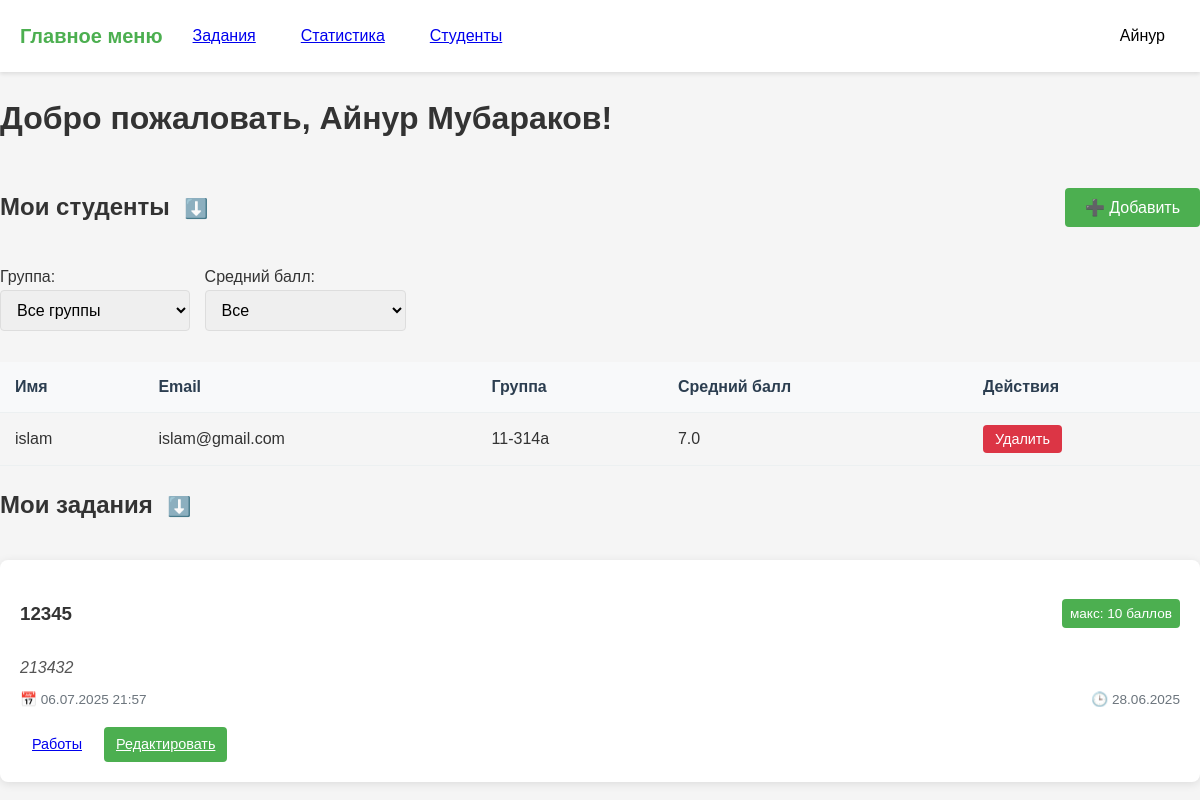
The page /dashboard (signed in) on the database its author committed.
### models.py (models this page shows)
class User(UserMixin, db.Model):
    id = db.Column(db.Integer, primary_key=True)
    name = db.Column(db.String(150))
    email = db.Column(db.String(150), unique=True)
    password = db.Column(db.String(150))
    role = db.Column(db.String(50))  # 'student' or 'teacher'
    group = db.Column(db.String(50))
    first_name = db.Column(db.String(150))
    last_name = db.Column(db.String(150))
    age = db.Column(db.Integer)
    gender = db.Column(db.String(10))  # 'male', 'female', 'other'
    students = db.relationship(
        'User',
        secondary=teacher_student,
        primaryjoin=(id == teacher_student.c.teacher_id),
        secondaryjoin=(id == teacher_student.c.student_id),
        backref=db.backref('teachers', lazy='dynamic'),
        lazy='dynamic'
    )

class Assignment(db.Model):
    id = db.Column(db.Integer, primary_key=True)
    title = db.Column(db.String(100), nullable=False)
    description = db.Column(db.Text, nullable=False)
    deadline = db.Column(db.DateTime)
    max_score = db.Column(db.Integer, default=10)
    teacher_id = db.Column(db.Integer, db.ForeignKey('user.id'))
    created_at = db.Column(db.DateTime, default=datetime.utcnow)
    submissions = db.relationship('Submission', backref='assignment', lazy=True)
    questions = db.relationship('Question', backref='assignment', cascade='all, delete-orphan', lazy=True)

### main.py (the view, shortened to what this page needs)
@main.route('/dashboard')
@login_required
def dashboard():
    if current_user.role == 'teacher':
        students = User.query.filter_by(role='student').all()
        assignments = Assignment.query.filter_by(teacher_id=current_user.id).all()
        avg_scores = {}
        for student in students:
            submissions = Submission.query.filter_by(student_id=student.id).all()
            scores = [s.score for s in submissions if s.score is not None]
            avg_scores[student.id] = round(sum(scores) / len(scores), 2) if scores else None
        return render_template(
            'teacher_dashboard.html',
            students=students,
            assignments=assignments,
            avg_scores=avg_scores,  # <——— вот оно!
            current_user=current_user,
            all_groups=[],           # если используешь фильтрацию по группам, передай актуально
            group_filter='',
            score_filter=''
        )

### app.py (called while the page is built)
def create_app():
    app = Flask(__name__)
    app.config['SECRET_KEY'] = 'your_secret_key'
    app.config['SQLALCHEMY_DATABASE_URI'] = 'sqlite:///data.db'
    app.config['SQLALCHEMY_TRACK_MODIFICATIONS'] = False
    app.config['TEMPLATES_AUTO_RELOAD'] = True
    db.init_app(app)
    login_manager.init_app(app)
    login_manager.login_view = 'auth.login'
    from models import User
    @login_manager.user_loader
    def load_user(user_id):
        return User.query.get(int(user_id))
    from auth import auth as auth_blueprint
    app.register_blueprint(auth_blueprint)
    from main import main as main_blueprint
    app.register_blueprint(main_blueprint)
    return app

### templates/teacher_dashboard.html (shortened to what this page needs)
<!DOCTYPE html>
<html lang="ru">
<head>
    <link rel="stylesheet" href="../static/style.css">
</head>
<body>
    <header class="header">
        <nav class="navbar">
            <div class="nav-left">
                <a href="{{ url_for('main.dashboard') }}" class="logo">Главное меню</a>
                <a href="{{ url_for('main.assignments_list') }}" class="nav-btn tasks-btn">Задания</a>
                <a href="{{ url_for('main.statistics') }}" class="nav-btn stats-btn">Статистика</a>
                <a href="{{ url_for('main.students') }}" class="nav-btn">Студенты</a>
            </div>
            <div class="nav-right">
                <div class="profile-dropdown">
                    <button class="nav-btn profile-btn">{{ current_user.name }}</button>
                </div>
            </div>
        </nav>
    </header>
    <main>
        <h1>Добро пожаловать, {{ current_user.name }} {{ current_user.last_name }}!</h1>
        <div class="teacher-content">
            <div class="students-section mt-3">
                <div style="display: flex; justify-content: space-between; align-items: center; cursor: pointer;" onclick="toggleStudentsBlock()">
                    <div>
                        <h2 style="display: inline-block;">Мои студенты</h2>
                        <span id="studentsArrow" style="font-size: 1.2rem; margin-left: 10px;">⬇️</span>
                    </div>
                    <button class="btn btn-primary" onclick="event.stopPropagation(); toggleAddForm();">➕ Добавить</button>
                </div>
                <div id="studentsBlock" style="display: block;">
                    <form method="get" class="filter-section" style="display: flex; gap: 15px; align-items: flex-end; margin: 18px 0 15px 0;">
                        <div>
                            <label for="group">Группа:</label>
                            <select name="group" id="group" class="form-input" onchange="this.form.submit()">
                                <option value="">Все группы</option>
                            </select>
                        </div>
                        <div>
                            <label for="score">Средний балл:</label>
                            <select name="score" id="score" class="form-input" onchange="this.form.submit()">
                                <option value="">Все</option>
                            </select>
                        </div>
                    </form>
                    <div class="students-table-container mt-2">
                        <table class="students-table" id="studentsTable">
                            <thead>
                                <tr>
                                    <th>Имя</th>
                                    <th>Email</th>
                                    <th>Группа</th>
                                    <th>Средний балл</th>
                                    <th>Действия</th>
                                </tr>
                            </thead>
                            <tbody>
                                {% for student in students %}
                                <tr>
                                    <td>{{ student.name }}</td>
                                    <td>{{ student.email }}</td>
                                    <td>{{ student.group if student.group else '—' }}</td>
                                    <td>
                                        {% if avg_scores[student.id] is not none %}
                                            {{ avg_scores[student.id] }}
                                        {% else %}
                                            —
                                        {% endif %}
                                    </td>
                                    <td>
                                        <form method="POST" action="{{ url_for('main.delete_student', student_id=student.id) }}" onsubmit="return confirm('Удалить этого студента?');">
                                            <button type="submit" class="btn btn-danger btn-small">Удалить</button>
                                        </form>
                                    </td>
                                </tr>
                                {% endfor %}
                            </tbody>
                        </table>
                    </div>
                </div>
            </div>
            <div class="assignments-section">
                <div class="section-header" onclick="toggleDashboardAssignments()" style="cursor: pointer;">
                    <h2 style="display: inline-block;">Мои задания</h2>
                    <span id="arrow" style="font-size: 1.2rem; margin-left: 10px;">⬇️</span>
                </div>
                <div id="dashboardAssignments" class="assignments-list mt-2" style="display: block;">
                    {% for assignment in assignments %}
                    <div class="assignment-card">
                        <div class="card-header">
                            <h3>{{ assignment.title }}</h3>
                            <span class="score-label">макс: {{ assignment.max_score }} баллов</span>
                        </div>
                        <p class="assignment-description">{{ assignment.description }}</p>
                        <div class="assignment-meta">
                            <span class="deadline">📅 {{ assignment.deadline.strftime('%d.%m.%Y %H:%M') if assignment.deadline else 'Без срока' }}</span>
                            <span class="created-at">🕒 {{ assignment.created_at.strftime('%d.%m.%Y') }}</span>
                        </div>
                        <div class="assignment-actions">
                            <a href="{{ url_for('main.view_submissions', assignment_id=assignment.id) }}" class="btn btn-small">Работы</a>
                            <a href="{{ url_for('main.edit_assignment', assignment_id=assignment.id) }}" class="btn btn-small btn-primary">Редактировать</a>
                        </div>
                    </div>
                    {% endfor %}
                </div>
            </div>
        </div>
    </main>
</body>
</html>

### static/style.css (style rules this page uses)
:root { --primary-color: #4CAF50; --primary-hover: #45a049; --danger-color: #dc3545; --danger-hover: #c82333; --text-color: #333; --light-gray: #f8f9fa; --medium-gray: #e9ecef; --dark-gray: #6c757d; --shadow: 0 2px 10px rgba(0, 0, 0, 0.1); }
body { margin: 0; font-family: 'Arial', sans-serif; background-color: #f5f5f5; color: var(--text-color); line-height: 1.6; }
.navbar { display: flex; justify-content: space-between; align-items: center; padding: 15px 20px; background-color: white; box-shadow: 0 2px 4px rgba(0, 0, 0, 0.1); }
.nav-left, .nav-right { display: flex; align-items: center; gap: 15px; }
.logo { font-size: 1.25rem; font-weight: bold; color: var(--primary-color); text-decoration: none; transition: color 0.3s; }
.nav-btn { padding: 8px 15px; background: none; border: none; cursor: pointer; font-size: 1rem; border-radius: 4px; transition: all 0.3s; }
.profile-dropdown { position: relative; }
.assignment-card { background: white; border-radius: 8px; padding: 20px; margin-bottom: 20px; box-shadow: var(--shadow); transition: transform 0.3s, box-shadow 0.3s; }
.form-input { width: 100%; padding: 10px 12px; border: 1px solid #ddd; border-radius: 4px; font-size: 1rem; transition: border 0.3s; }
.btn { display: inline-block; padding: 10px 20px; border: none; border-radius: 4px; font-size: 1rem; cursor: pointer; text-align: center; transition: background 0.3s; }
.btn-primary { background-color: var(--primary-color); color: white; }
.btn-danger { background-color: var(--danger-color); color: white; }
.btn-small { padding: 6px 12px; font-size: 0.9rem; }
.students-table-container { overflow-x: auto; }
.students-table { width: 100%; border-collapse: collapse; margin-top: 15px; }
.students-table th, .students-table td { padding: 12px 15px; text-align: left; border-bottom: 1px solid #ecf0f1; }
.students-table th { background-color: #f8f9fa; font-weight: 600; color: #2c3e50; }
.mt-2 { margin-top: 1rem; }
.mt-3 { margin-top: 1.5rem; }
.card-header { display: flex; justify-content: space-between; align-items: center; margin-bottom: 0.5rem; }
.score-label { background-color: var(--primary-color); color: white; padding: 4px 8px; border-radius: 4px; font-size: 0.85rem; }
.assignment-description { margin: 0.5rem 0; font-style: italic; color: #555; }
.assignment-meta { font-size: 0.85rem; color: var(--dark-gray); margin-bottom: 1rem; display: flex; justify-content: space-between; }
.assignment-actions { display: flex; gap: 10px; }

### rows shown on the page
User: name "Айнур", last_name "Мубараков"
User: name "islam", email "islam@gmail.com", group "11-314a", avg_scores "7.0"
Assignment: title "12345", max_score "10", description "213432", deadline "06.07.2025 21:57", created_at "28.06.2025"
